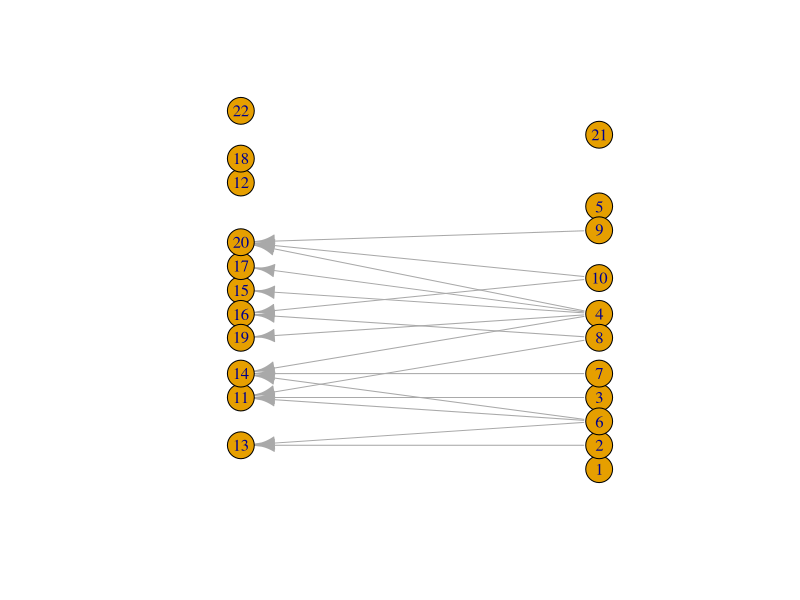
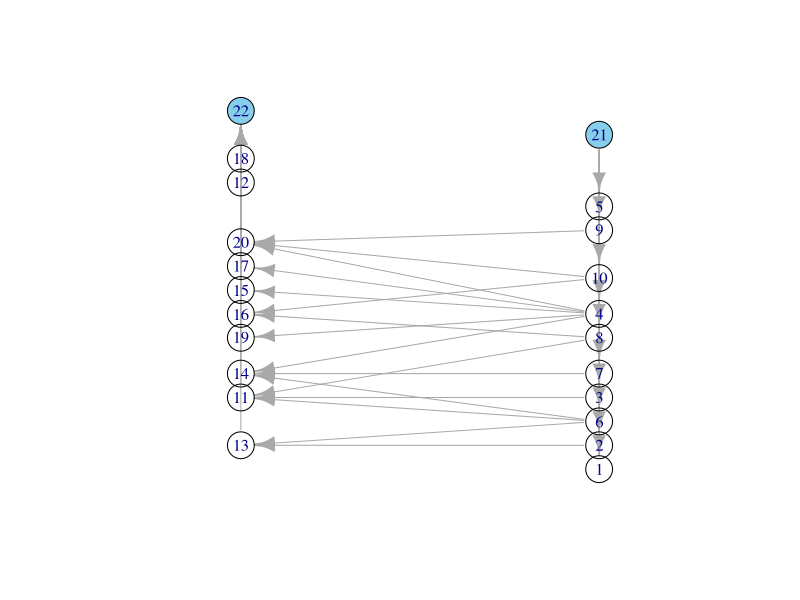
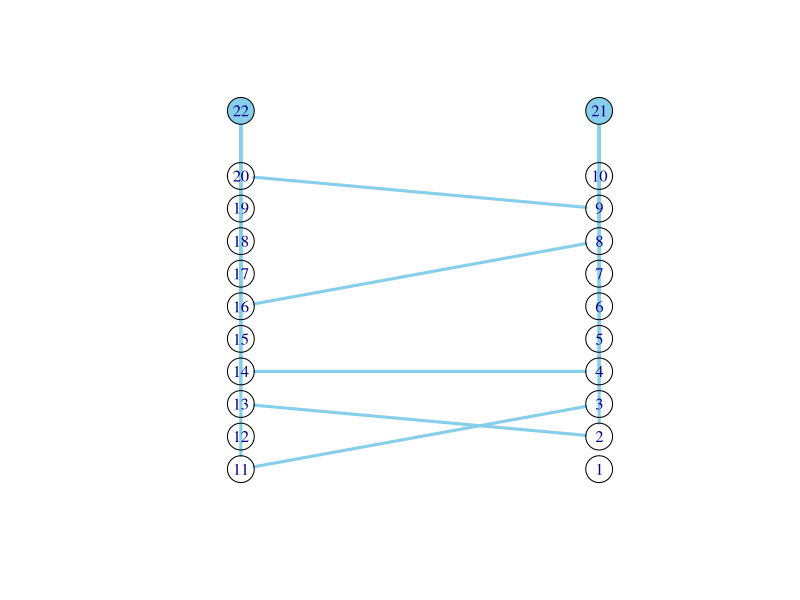

Source code (R) for these figures, in order:
#
# Sami Hossain
# 04/13/2021
# Ford Fulkerson's algorithm applied to a Bipartite Graph
# To find the maximum cardinality matching 

##############
###  SETUP  ##
##############
library(igraph)
nodes <- 10

graph <- sample_bipartite(nodes, nodes, type= "gnp", .20, directed = TRUE, mode = "out") %>% #random bipartite graph
          add_vertices(1, type= FALSE) %>%  #source
          add_vertices(1, type = TRUE)  #sink

format <- layout.bipartite(graph)
plot(graph, layout = format[,c(2,1)]) 

left <- V(graph)[which(V(graph)$type != TRUE)]
left <- left[-length(left)]
right <- V(graph)[which(V(graph)$type)]
right <- right[-length(right)]
source <- (nodes*2)+1
sink <- (nodes+1)*2

for(i in left){ #attach edges outgoing from source
    graph[source,i] <- TRUE
}

for(i in right){ #attach edges incoming to sink
  graph[i,sink] <- TRUE
}

V(graph)[c(sink,source)]$color <- "skyblue"
plot(graph,layout = format[,c(2,1)])
remove(i,left,right,format)

#################
###  ALGORITHM ##
#################
Maxflow <- 0  #source can output max 35 flow
flowEdges <- NULL

#repeat until no paths left
repeat{
  path <- suppressWarnings(shortest_paths(graph, source, sink, output = "both"))
  if(length(path$epath[[1]]) == 0) {break}
  
  Maxflow <- Maxflow+1   #increment by one
  
  #calculate the flow and adjust edge weights, creating altflows if necessary
  flowEdges <- c(flowEdges, path$vpath[1])
  vertexs <- as_ids(path$vpath[[1]])
  for(i in seq(1,length(vertexs)-1, 1) ){  #iterate over every edge in shortest path
    graph[vertexs[i], vertexs[i+1]] <- FALSE
  }
  
}
remove(path,i,vertexs)

################
### VISUALIZE ##
################

if(is.null(flowEdges)){
  print("no Flow exists between source and sink")
} else {
  
  graph2 <- sample_bipartite(nodes, nodes, type= "gnp", .00, directed = FALSE) %>% #random bipartite graph
    add_vertices(1, type= FALSE) %>%  #source
    add_vertices(1, type = TRUE)  #sink
  
  
  for(i in 1:length(flowEdges)){   #reassign the flow edges that were removed during calculations
    flow <- as_ids(flowEdges[[i]])
    edgelist <- NULL
    for(j in seq(1,length(flow)-1, 1)){
      edgelist <- c(edgelist, flow[j], flow[j+1])
    }
    graph2 <- add_edges(graph2, edgelist, color="skyblue", width=3) #color code max flow edges
  }
  
  layout <- matrix(ncol = 2, nrow = (nodes+1)*2) #custom layout, retain node positions
  layout[1:(nodes*2),1] <- rep(1:nodes, 2)
  layout[1:(nodes*2),2] <- rep(2:1,each = nodes)
  layout[21:22,1] <- 12
  layout[21,2] <- 2
  layout[22,2] <- 1
  layout <- norm_coords(layout, ymin=-1, ymax=1, xmin=-1, xmax=1)
  
  V(graph2)[c(sink,source)]$color <- "skyblue"
  plot(graph2,layout = layout[,c(2,1)], edge.arrow.size = .55, edge.arrow.width= .55)  
  print(paste0("Max Cardinality Matching Size: ", Maxflow))
  remove(edgelist,flow,i,j,flowEdges)
}
